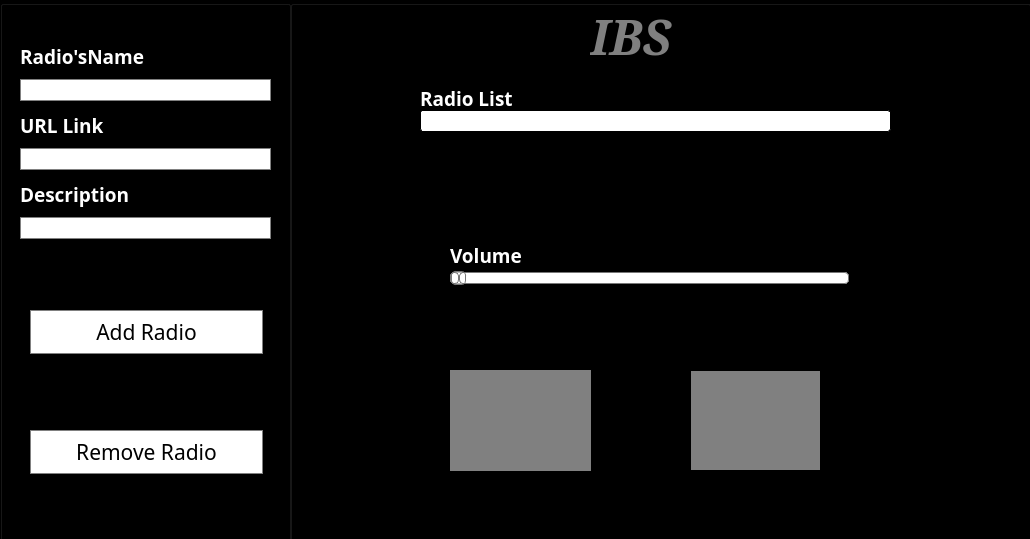
<?xml version="1.0" encoding="UTF-8"?>
<ui version="4.0">
 <class>Recorder</class>
 <widget class="QMainWindow" name="Recorder">
  <property name="geometry">
   <rect>
    <x>0</x>
    <y>0</y>
    <width>1030</width>
    <height>539</height>
   </rect>
  </property>
  <property name="sizePolicy">
   <sizepolicy hsizetype="Preferred" vsizetype="Preferred">
    <horstretch>0</horstretch>
    <verstretch>0</verstretch>
   </sizepolicy>
  </property>
  <property name="windowTitle">
   <string>Recorder</string>
  </property>
  <widget class="QWidget" name="centralwidget">
   <property name="styleSheet">
    <string notr="true">#centralwidget{
background-color:#000000;
}
</string>
   </property>
   <widget class="QGroupBox" name="AddANDRemoveBox">
    <property name="geometry">
     <rect>
      <x>0</x>
      <y>0</y>
      <width>291</width>
      <height>541</height>
     </rect>
    </property>
    <property name="sizePolicy">
     <sizepolicy hsizetype="Preferred" vsizetype="Fixed">
      <horstretch>0</horstretch>
      <verstretch>0</verstretch>
     </sizepolicy>
    </property>
    <property name="styleSheet">
     <string notr="true"/>
    </property>
    <property name="title">
     <string/>
    </property>
    <widget class="QLabel" name="DescriptionL">
     <property name="geometry">
      <rect>
       <x>20</x>
       <y>178</y>
       <width>251</width>
       <height>33</height>
      </rect>
     </property>
     <property name="font">
      <font>
       <family>Scheherazade</family>
       <pointsize>14</pointsize>
       <bold>true</bold>
      </font>
     </property>
     <property name="styleSheet">
      <string notr="true">QLabel {
color: white;
font-weight: bold;
}
</string>
     </property>
     <property name="text">
      <string>Description</string>
     </property>
    </widget>
    <widget class="QPushButton" name="AddRadioButton">
     <property name="geometry">
      <rect>
       <x>30</x>
       <y>310</y>
       <width>233</width>
       <height>44</height>
      </rect>
     </property>
     <property name="sizePolicy">
      <sizepolicy hsizetype="Preferred" vsizetype="Preferred">
       <horstretch>0</horstretch>
       <verstretch>0</verstretch>
      </sizepolicy>
     </property>
     <property name="font">
      <font>
       <family>Scheherazade</family>
       <pointsize>16</pointsize>
       <bold>false</bold>
      </font>
     </property>
     <property name="styleSheet">
      <string notr="true">QPushButton{
	background-color: #FFFFFF;
	border : 1px solid gray;
	padding : 5px;
}
</string>
     </property>
     <property name="text">
      <string>Add Radio</string>
     </property>
    </widget>
    <widget class="QLineEdit" name="RadioName">
     <property name="geometry">
      <rect>
       <x>20</x>
       <y>79</y>
       <width>251</width>
       <height>22</height>
      </rect>
     </property>
     <property name="styleSheet">
      <string notr="true">QLineEdit{
	background-color: #FFFFFF;
	border : 1px solid gray;
	padding : 5px;
}
QLineEdit:hover:!pressed
{
background-color:grey;
}</string>
     </property>
     <property name="text">
      <string/>
     </property>
    </widget>
    <widget class="QLineEdit" name="Description">
     <property name="geometry">
      <rect>
       <x>20</x>
       <y>217</y>
       <width>251</width>
       <height>22</height>
      </rect>
     </property>
     <property name="styleSheet">
      <string notr="true">QLineEdit{
	background-color: #FFFFFF;
	border : 1px solid gray;
	padding : 5px;
}
QLineEdit:hover:!pressed
{
background-color:grey;
}</string>
     </property>
     <property name="text">
      <string/>
     </property>
    </widget>
    <widget class="QLabel" name="RadioNameL">
     <property name="geometry">
      <rect>
       <x>20</x>
       <y>40</y>
       <width>251</width>
       <height>33</height>
      </rect>
     </property>
     <property name="font">
      <font>
       <family>Scheherazade</family>
       <pointsize>14</pointsize>
       <bold>true</bold>
      </font>
     </property>
     <property name="styleSheet">
      <string notr="true">QLabel {
color: white;
font-weight: bold;
}</string>
     </property>
     <property name="text">
      <string>Radio'sName</string>
     </property>
    </widget>
    <widget class="QLabel" name="URLL">
     <property name="geometry">
      <rect>
       <x>20</x>
       <y>109</y>
       <width>251</width>
       <height>33</height>
      </rect>
     </property>
     <property name="font">
      <font>
       <family>Scheherazade</family>
       <pointsize>14</pointsize>
       <bold>true</bold>
      </font>
     </property>
     <property name="styleSheet">
      <string notr="true">QLabel {
color: white;
font-weight: bold;
}</string>
     </property>
     <property name="text">
      <string>URL Link</string>
     </property>
    </widget>
    <widget class="QPushButton" name="RemoveRadioButton">
     <property name="geometry">
      <rect>
       <x>30</x>
       <y>430</y>
       <width>233</width>
       <height>44</height>
      </rect>
     </property>
     <property name="sizePolicy">
      <sizepolicy hsizetype="Preferred" vsizetype="Preferred">
       <horstretch>0</horstretch>
       <verstretch>0</verstretch>
      </sizepolicy>
     </property>
     <property name="font">
      <font>
       <family>Scheherazade</family>
       <pointsize>16</pointsize>
       <bold>false</bold>
      </font>
     </property>
     <property name="styleSheet">
      <string notr="true">QPushButton{
	background-color: #FFFFFF;
	border : 1px solid gray;
	padding : 5px;
}
QPushButton:hover:!pressed
{
	background-color:grey;
}</string>
     </property>
     <property name="text">
      <string>Remove Radio</string>
     </property>
    </widget>
    <widget class="QLineEdit" name="URL">
     <property name="geometry">
      <rect>
       <x>20</x>
       <y>148</y>
       <width>251</width>
       <height>22</height>
      </rect>
     </property>
     <property name="styleSheet">
      <string notr="true">QLineEdit{
	background-color: #FFFFFF;
	border : 1px solid gray;
	padding : 5px;
}
QLineEdit:hover:!pressed
{
background-color:grey;
}</string>
     </property>
     <property name="text">
      <string/>
     </property>
    </widget>
   </widget>
   <widget class="QGroupBox" name="RadioPlayerBox">
    <property name="geometry">
     <rect>
      <x>290</x>
      <y>0</y>
      <width>741</width>
      <height>541</height>
     </rect>
    </property>
    <property name="sizePolicy">
     <sizepolicy hsizetype="Preferred" vsizetype="Fixed">
      <horstretch>0</horstretch>
      <verstretch>0</verstretch>
     </sizepolicy>
    </property>
    <property name="styleSheet">
     <string notr="true"/>
    </property>
    <property name="title">
     <string/>
    </property>
    <widget class="QLabel" name="RadioList">
     <property name="geometry">
      <rect>
       <x>130</x>
       <y>90</y>
       <width>489</width>
       <height>16</height>
      </rect>
     </property>
     <property name="font">
      <font>
       <family>Scheherazade</family>
       <pointsize>14</pointsize>
       <bold>true</bold>
      </font>
     </property>
     <property name="styleSheet">
      <string notr="true">QLabel {
color: white;
font-weight: bold;
}</string>
     </property>
     <property name="text">
      <string>Radio List</string>
     </property>
    </widget>
    <widget class="QComboBox" name="comboBoxTest">
     <property name="geometry">
      <rect>
       <x>130</x>
       <y>110</y>
       <width>471</width>
       <height>22</height>
      </rect>
     </property>
     <property name="styleSheet">
      <string notr="true">QComboBox{
	background-color: #FFFFFF;
	padding : 5px;
	border: 1px solid black;
    border-radius: 3px;
}
 QComboBox::drop-down {
	 width: 32px;
     border-top-right-radius: 3px;
     border-bottom-right-radius: 3px;
}
             QComboBox::down-arrow {
                image: url(:/new/icon/arrow_down.png);
                width: 25;
                height: 18;
             }
QComboBox::down-arrow::hover:!pressed
{
  border: 1px solid grey;
background-color:white;
}
</string>
     </property>
     <property name="editable">
      <bool>false</bool>
     </property>
    </widget>
    <widget class="QPushButton" name="PlayButton">
     <property name="geometry">
      <rect>
       <x>400</x>
       <y>370</y>
       <width>121</width>
       <height>101</height>
      </rect>
     </property>
     <property name="sizePolicy">
      <sizepolicy hsizetype="Preferred" vsizetype="Preferred">
       <horstretch>0</horstretch>
       <verstretch>0</verstretch>
      </sizepolicy>
     </property>
     <property name="font">
      <font>
       <family>Bahnschrift</family>
       <pointsize>37</pointsize>
       <italic>false</italic>
       <bold>true</bold>
      </font>
     </property>
     <property name="styleSheet">
      <string notr="true">QPushButton{
	border-image: url(:/new/icon/PlayButtonIcon.png) 0 0 0 0 stretch stretch;
	background-color:grey;
	border : 5px  #000000;
	padding : 5px #000000 ;
}
QPushButton:hover:!pressed
{
  border: 1px solid red;
background-color:white;
}</string>
     </property>
     <property name="text">
      <string/>
     </property>
    </widget>
    <widget class="QPushButton" name="StopButton">
     <property name="geometry">
      <rect>
       <x>400</x>
       <y>370</y>
       <width>131</width>
       <height>101</height>
      </rect>
     </property>
     <property name="font">
      <font>
       <family>Bahnschrift</family>
       <pointsize>20</pointsize>
       <bold>true</bold>
      </font>
     </property>
     <property name="styleSheet">
      <string notr="true">QPushButton{
	border-image: url(:/new/icon/PauseIcon.png) 0 0 0 0 stretch stretch;
		background-color:grey;
	border : 1px solid #000000;
	padding : 5px;
}
QPushButton:hover:!pressed
{
  border: 3px solid red;
background-color:white;
}</string>
     </property>
     <property name="text">
      <string/>
     </property>
    </widget>
    <widget class="QPushButton" name="Recorders">
     <property name="geometry">
      <rect>
       <x>160</x>
       <y>370</y>
       <width>141</width>
       <height>101</height>
      </rect>
     </property>
     <property name="font">
      <font>
       <family>Scheherazade</family>
       <pointsize>16</pointsize>
       <bold>true</bold>
      </font>
     </property>
     <property name="styleSheet">
      <string notr="true">QPushButton{
	border-image: url(:/new/icon/recordIcon.png) 0 0 0 0 stretch stretch;
	background-color:grey;
	border : 2px solid gray;
	padding : 5px;
}
QPushButton:hover:!pressed
{
  border: 4px solid red;
background-color:white;
}
</string>
     </property>
     <property name="text">
      <string/>
     </property>
    </widget>
    <widget class="QSlider" name="VolumeSlider">
     <property name="geometry">
      <rect>
       <x>160</x>
       <y>267</y>
       <width>399</width>
       <height>22</height>
      </rect>
     </property>
     <property name="styleSheet">
      <string notr="true">QSlider::groove:horizontal {
border: 1px solid #bbb;
background: white;
height: 10px;
border-radius: 4px;
}

QSlider::sub-page:horizontal {
background: qlineargradient(x1: 0, y1: 0,    x2: 0, y2: 1,
    stop: 0 #66e, stop: 1 #bbf);
background: qlineargradient(x1: 0, y1: 0.2, x2: 1, y2: 1,
    stop: 0 #bbf, stop: 1 #55f);
border: 1px solid #777;
height: 10px;
border-radius: 4px;
}

QSlider::add-page:horizontal {
background: #fff;
border: 1px solid #777;
height: 10px;
border-radius: 4px;
}

QSlider::handle:horizontal {
background: qlineargradient(x1:0, y1:0, x2:1, y2:1,
    stop:0 #eee, stop:1 #ccc);
border: 1px solid #777;
width: 13px;
margin-top: -2px;
margin-bottom: -2px;
border-radius: 4px;
}

QSlider::handle:horizontal:hover {
background: qlineargradient(x1:0, y1:0, x2:1, y2:1,
    stop:0 #fff, stop:1 #ddd);
border: 1px solid #444;
border-radius: 4px;
}

QSlider::sub-page:horizontal:disabled {
background: #bbb;
border-color: #999;
}

QSlider::add-page:horizontal:disabled {
background: #eee;
border-color: #999;
}

QSlider::handle:horizontal:disabled {
background: #eee;
border: 1px solid #aaa;
border-radius: 4px;
}</string>
     </property>
     <property name="orientation">
      <enum>Qt::Horizontal</enum>
     </property>
    </widget>
    <widget class="QLabel" name="VolumeL">
     <property name="geometry">
      <rect>
       <x>160</x>
       <y>240</y>
       <width>399</width>
       <height>31</height>
      </rect>
     </property>
     <property name="font">
      <font>
       <family>Scheherazade</family>
       <pointsize>14</pointsize>
       <bold>true</bold>
      </font>
     </property>
     <property name="styleSheet">
      <string notr="true">QLabel {
color: white;
font-weight: bold;
}</string>
     </property>
     <property name="text">
      <string>Volume</string>
     </property>
    </widget>
    <widget class="QPushButton" name="StopRecorderButton">
     <property name="enabled">
      <bool>true</bool>
     </property>
     <property name="geometry">
      <rect>
       <x>160</x>
       <y>370</y>
       <width>141</width>
       <height>101</height>
      </rect>
     </property>
     <property name="font">
      <font>
       <family>Scheherazade</family>
       <pointsize>16</pointsize>
       <bold>true</bold>
      </font>
     </property>
     <property name="styleSheet">
      <string notr="true">QPushButton{
	border-image: url(:/new/icon/Recordeit.png) 0 0 0 0 stretch stretch;
	background-color: grey;
	border : 2px solid gray;
	padding : 5px;
}
QPushButton:hover:!pressed
{
 background-color:white;
  border: 4px solid red;
}</string>
     </property>
     <property name="text">
      <string/>
     </property>
    </widget>
    <widget class="QLabel" name="IBSRecorder">
     <property name="geometry">
      <rect>
       <x>300</x>
       <y>10</y>
       <width>361</width>
       <height>51</height>
      </rect>
     </property>
     <property name="font">
      <font>
       <family>Constantia</family>
       <pointsize>37</pointsize>
       <italic>true</italic>
       <bold>true</bold>
       <underline>false</underline>
       <strikeout>false</strikeout>
      </font>
     </property>
     <property name="styleSheet">
      <string notr="true">QLabel {
color: grey;
font-weight: bold;
}
</string>
     </property>
     <property name="text">
      <string>IBS</string>
     </property>
    </widget>
   </widget>
  </widget>
 </widget>
 <tabstops>
  <tabstop>RadioName</tabstop>
  <tabstop>URL</tabstop>
  <tabstop>Description</tabstop>
  <tabstop>AddRadioButton</tabstop>
  <tabstop>RemoveRadioButton</tabstop>
  <tabstop>comboBoxTest</tabstop>
  <tabstop>VolumeSlider</tabstop>
  <tabstop>Recorders</tabstop>
  <tabstop>StopButton</tabstop>
  <tabstop>PlayButton</tabstop>
  <tabstop>StopRecorderButton</tabstop>
 </tabstops>
 <resources/>
 <connections/>
</ui>
